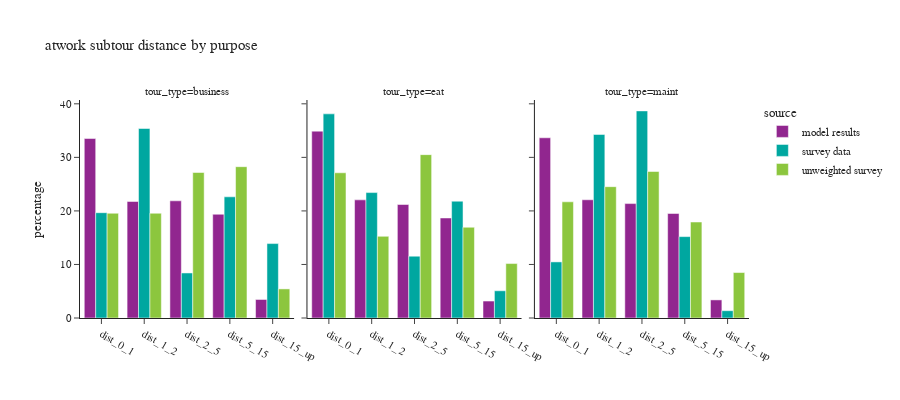

The notebook cell saved with this chart:
### Code cell
df_plot = atwork_subtour.groupby(['source','tour_type','distance_bin'])['tour_weight'].sum().reset_index()
df_plot['percentage'] = df_plot.groupby(['source','tour_type'], group_keys=False)['tour_weight']. \
    apply(lambda x: 100 * x / float(x.sum()))

fig = px.bar(df_plot, x="distance_bin", y="percentage", color="source",
             facet_col='tour_type', barmode="group",
             title="atwork subtour distance by purpose")
fig.update_xaxes(title_text="")
fig.update_layout(height=400, width=900)
fig.show()

### Figure 1 — Plotly figure (JSON) as saved in the notebook; plotly's stock layout.template omitted (floating-point values rounded to 4 significant figures)
{"data": [{"alignmentgroup": "True", "hovertemplate": "source=model results<br>tour_type=business<br>distance_bin=%{x}<br>percentage=%{y}<extra></extra>", "legendgroup": "model results", "marker": {"color": "#91268F", "pattern": {"shape": ""}}, "name": "model results", "offsetgroup": "model results", "orientation": "v", "showlegend": true, "textposition": "auto", "type": "bar", "x": ["dist_0_1", "dist_1_2", "dist_2_5", "dist_5_15", "dist_15_up"], "xaxis": "x", "y": [33.52, 21.76, 21.89, 19.37, 3.461], "yaxis": "y"}, {"alignmentgroup": "True", "hovertemplate": "source=model results<br>tour_type=eat<br>distance_bin=%{x}<br>percentage=%{y}<extra></extra>", "legendgroup": "model results", "marker": {"color": "#91268F", "pattern": {"shape": ""}}, "name": "model results", "offsetgroup": "model results", "orientation": "v", "showlegend": false, "textposition": "auto", "type": "bar", "x": ["dist_0_1", "dist_1_2", "dist_2_5", "dist_5_15", "dist_15_up"], "xaxis": "x2", "y": [34.9, 22.06, 21.2, 18.68, 3.16], "yaxis": "y2"}, {"alignmentgroup": "True", "hovertemplate": "source=model results<br>tour_type=maint<br>distance_bin=%{x}<br>percentage=%{y}<extra></extra>", "legendgroup": "model results", "marker": {"color": "#91268F", "pattern": {"shape": ""}}, "name": "model results", "offsetgroup": "model results", "orientation": "v", "showlegend": false, "textposition": "auto", "type": "bar", "x": ["dist_0_1", "dist_1_2", "dist_2_5", "dist_5_15", "dist_15_up"], "xaxis": "x3", "y": [33.66, 22.08, 21.37, 19.52, 3.379], "yaxis": "y3"}, {"alignmentgroup": "True", "hovertemplate": "source=survey data<br>tour_type=business<br>distance_bin=%{x}<br>percentage=%{y}<extra></extra>", "legendgroup": "survey data", "marker": {"color": "#00A7A0", "pattern": {"shape": ""}}, "name": "survey data", "offsetgroup": "survey data", "orientation": "v", "showlegend": true, "textposition": "auto", "type": "bar", "x": ["dist_0_1", "dist_1_2", "dist_2_5", "dist_5_15", "dist_15_up"], "xaxis": "x", "y": [19.67, 35.39, 8.412, 22.63, 13.9], "yaxis": "y"}, {"alignmentgroup": "True", "hovertemplate": "source=survey data<br>tour_type=eat<br>distance_bin=%{x}<br>percentage=%{y}<extra></extra>", "legendgroup": "survey data", "marker": {"color": "#00A7A0", "pattern": {"shape": ""}}, "name": "survey data", "offsetgroup": "survey data", "orientation": "v", "showlegend": false, "textposition": "auto", "type": "bar", "x": ["dist_0_1", "dist_1_2", "dist_2_5", "dist_5_15", "dist_15_up"], "xaxis": "x2", "y": [38.13, 23.42, 11.55, 21.82, 5.084], "yaxis": "y2"}, {"alignmentgroup": "True", "hovertemplate": "source=survey data<br>tour_type=maint<br>distance_bin=%{x}<br>percentage=%{y}<extra></extra>", "legendgroup": "survey data", "marker": {"color": "#00A7A0", "pattern": {"shape": ""}}, "name": "survey data", "offsetgroup": "survey data", "orientation": "v", "showlegend": false, "textposition": "auto", "type": "bar", "x": ["dist_0_1", "dist_1_2", "dist_2_5", "dist_5_15", "dist_15_up"], "xaxis": "x3", "y": [10.48, 34.28, 38.68, 15.2, 1.363], "yaxis": "y3"}, {"alignmentgroup": "True", "hovertemplate": "source=unweighted survey<br>tour_type=business<br>distance_bin=%{x}<br>percentage=%{y}<extra></extra>", "legendgroup": "unweighted survey", "marker": {"color": "#8CC63E", "pattern": {"shape": ""}}, "name": "unweighted survey", "offsetgroup": "unweighted survey", "orientation": "v", "showlegend": true, "textposition": "auto", "type": "bar", "x": ["dist_0_1", "dist_1_2", "dist_2_5", "dist_5_15", "dist_15_up"], "xaxis": "x", "y": [19.57, 19.57, 27.17, 28.26, 5.435], "yaxis": "y"}, {"alignmentgroup": "True", "hovertemplate": "source=unweighted survey<br>tour_type=eat<br>distance_bin=%{x}<br>percentage=%{y}<extra></extra>", "legendgroup": "unweighted survey", "marker": {"color": "#8CC63E", "pattern": {"shape": ""}}, "name": "unweighted survey", "offsetgroup": "unweighted survey", "orientation": "v", "showlegend": false, "textposition": "auto", "type": "bar", "x": ["dist_0_1", "dist_1_2", "dist_2_5", "dist_5_15", "dist_15_up"], "xaxis": "x2", "y": [27.12, 15.25, 30.51, 16.95, 10.17], "yaxis": "y2"}, {"alignmentgroup": "True", "hovertemplate": "source=unweighted survey<br>tour_type=maint<br>distance_bin=%{x}<br>percentage=%{y}<extra></extra>", "legendgroup": "unweighted survey", "marker": {"color": "#8CC63E", "pattern": {"shape": ""}}, "name": "unweighted survey", "offsetgroup": "unweighted survey", "orientation": "v", "showlegend": false, "textposition": "auto", "type": "bar", "x": ["dist_0_1", "dist_1_2", "dist_2_5", "dist_5_15", "dist_15_up"], "xaxis": "x3", "y": [21.7, 24.53, 27.36, 17.92, 8.491], "yaxis": "y3"}], "layout": {"annotations": [{"font": {}, "showarrow": false, "text": "tour_type=business", "x": 0.16, "xanchor": "center", "xref": "paper", "y": 1.0, "yanchor": "bottom", "yref": "paper"}, {"font": {}, "showarrow": false, "text": "tour_type=eat", "x": 0.5, "xanchor": "center", "xref": "paper", "y": 1.0, "yanchor": "bottom", "yref": "paper"}, {"font": {}, "showarrow": false, "text": "tour_type=maint", "x": 0.84, "xanchor": "center", "xref": "paper", "y": 1.0, "yanchor": "bottom", "yref": "paper"}], "barmode": "group", "height": 400, "legend": {"title": {"text": "source"}, "tracegroupgap": 0}, "title": {"text": "atwork subtour distance by purpose"}, "width": 900, "xaxis": {"anchor": "y", "domain": [0.0, 0.32], "title": {"text": ""}}, "xaxis2": {"anchor": "y2", "domain": [0.34, 0.66], "matches": "x", "title": {"text": ""}}, "xaxis3": {"anchor": "y3", "domain": [0.68, 1.0], "matches": "x", "title": {"text": ""}}, "yaxis": {"anchor": "x", "domain": [0.0, 1.0], "title": {"text": "percentage"}}, "yaxis2": {"anchor": "x2", "domain": [0.0, 1.0], "matches": "y", "showticklabels": false}, "yaxis3": {"anchor": "x3", "domain": [0.0, 1.0], "matches": "y", "showticklabels": false}}}
